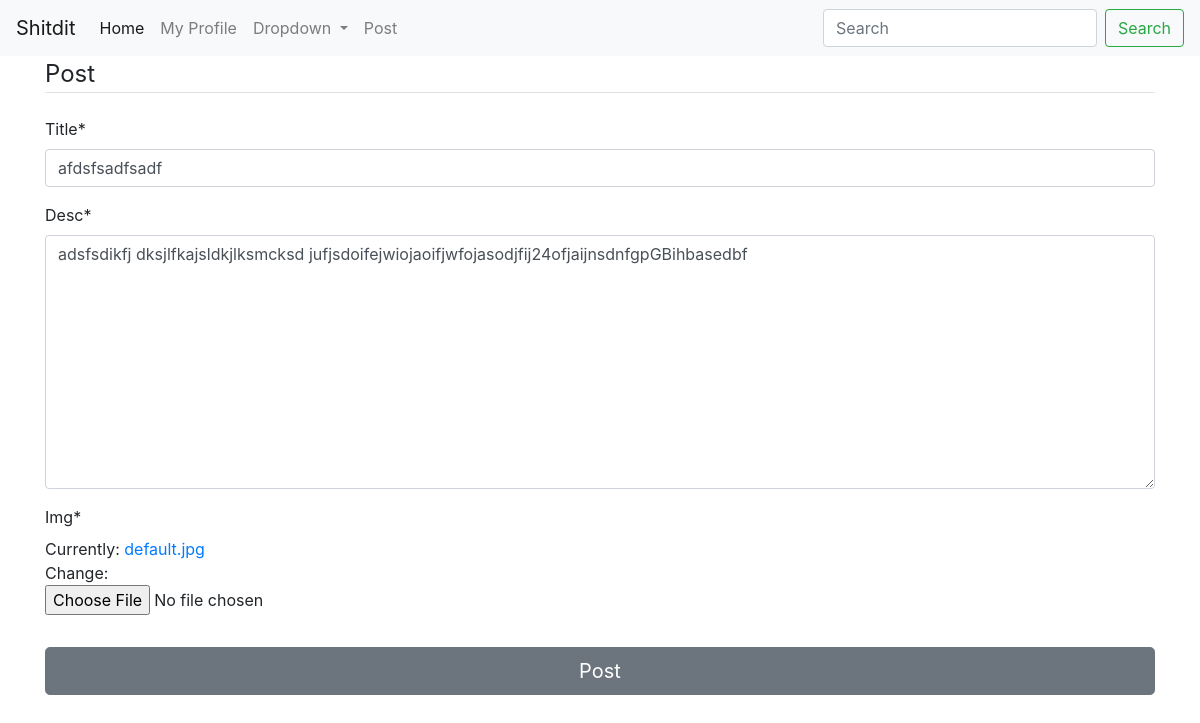
The app's page /post/13/update/ (signed in) with its own data.
### frontpage/models.py (models this page shows, shortened)
class Post(models.Model):
    title = models.CharField(max_length=500)
    desc = models.TextField()
    posted = models.DateTimeField(default=timezone.now)
    img = models.ImageField(default='default.jpg', upload_to='images/')
    author = models.ForeignKey(User, on_delete=models.CASCADE)

### frontpage/views.py (the view, shortened to what this page needs)
# urls.py: path('post/<int:pk>/update/', PostUpdateView.as_view(), name='post-update'),
class PostUpdateView(LoginRequiredMixin , UpdateView, UserPassesTestMixin):
    model = Post
    fields = ['title','desc','img']
    template_name = "frontpage/post_form.html"

### frontpage/templates/frontpage/post_form.html (shortened to what this page needs)
{% extends 'frontpage/base.html' %}
{% load crispy_forms_tags %}
{% block content %}
<div class="container">
  <form method="post">
    <fieldset class="form-group">
      <legend class="border-bottom mb-4">Post</legend>
      {{ form|crispy }}
    </fieldset>
    <button type="submit" class="btn btn-secondary btn-lg btn-block">Post</button>
  </form>
</div>
{% endblock %}

### records on screen
Post: title "afdsfsadfsadf", desc "adsfsdikfj dksjlfkajsldkjlksmcksd jufjsdoifejwiojaoifjwfojasodjfij24ofjaijnsdnfgpGBihbasedbf"
